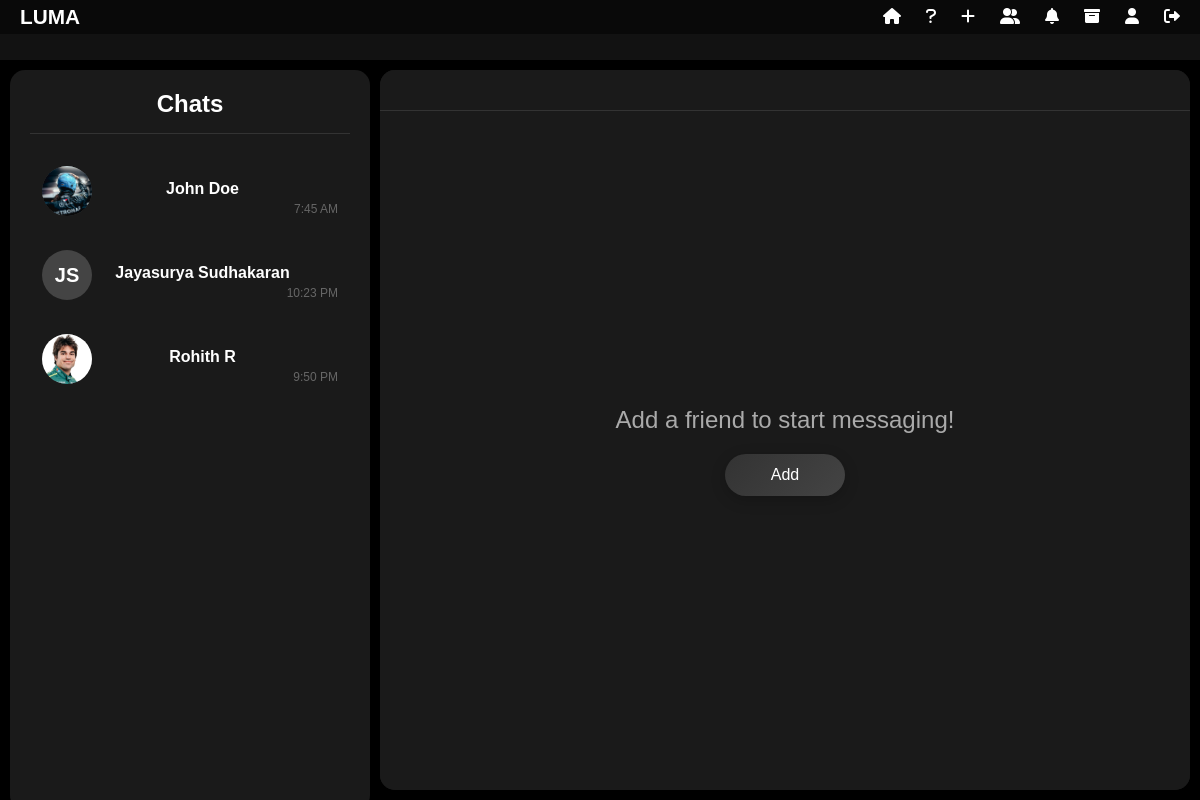
/chats/ (signed in), run on an earlier commit of the app's database.
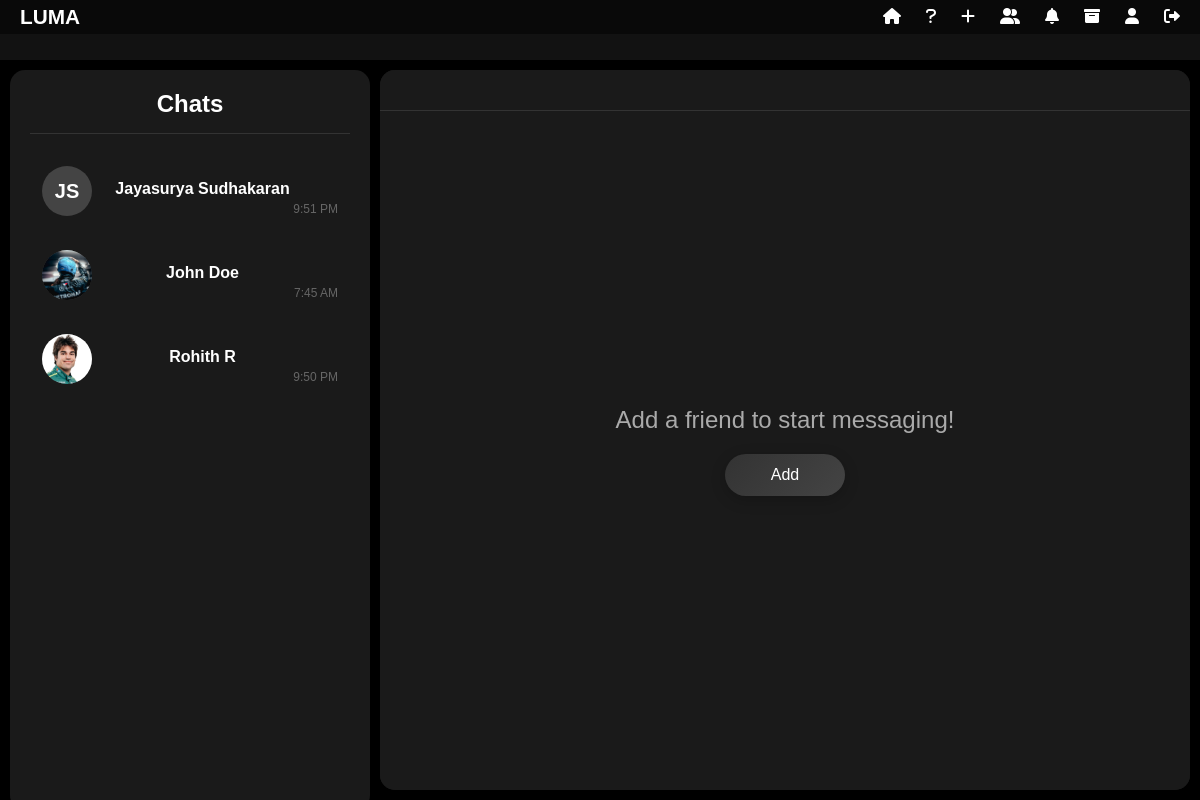
And on a later commit of the database.
### chat/models.py (models this page shows, shortened)
class Chat(models.Model):
    sender = models.ForeignKey(User, related_name='sender_chats', on_delete=models.CASCADE)
    recipient = models.ForeignKey(User, related_name='recipient_chats', on_delete=models.CASCADE)
    created_at = models.DateTimeField(auto_now_add=True)
    updated_at = models.DateTimeField(auto_now=True)
    archived_by = models.ManyToManyField(User, related_name='archived_chats', blank=True)
    class Meta:
        db_table = 'chat_chat'

class User(AbstractBaseUser):
    first_name = models.CharField(max_length=30)
    last_name = models.CharField(max_length=30)
    username = models.CharField(max_length=30, unique=True)
    email = models.EmailField(unique=True)
    profile_picture = models.ImageField(upload_to='profile_pics', blank=True, null=True)  # Removed trailing slash
    created_at = models.DateTimeField(auto_now_add=True)
    is_active = models.BooleanField(default=True)
    is_admin = models.BooleanField(default=False)
    is_banned = models.BooleanField(default=False)
    ban_expiry = models.DateTimeField(null=True, blank=True)
    ban_reason = models.TextField(blank=True, null=True)
    objects = UserManager()
    USERNAME_FIELD = 'username'
    REQUIRED_FIELDS = ['email', 'first_name', 'last_name']
    class Meta:
        db_table = 'chat_user'
    def is_currently_banned(self):
        if not self.is_banned:
            return False
        if self.ban_expiry and timezone.now() > self.ban_expiry:
            self.unban_user()
            return False
        return True

### chat/views.py (the view)
# urls.py: path('chats/', views.chat_list, name='chat_list'),
@login_required
def chat_list(request):
    print(f"Current user: {request.user.username}")
    print(f"User ID: {request.user.id}")
    chats = Chat.objects.filter(
        Q(sender=request.user) | Q(recipient=request.user)
    ).exclude(
        Q(sender__in=BlockedUser.objects.filter(blocked=request.user).values('blocker')) |
        Q(recipient__in=BlockedUser.objects.filter(blocked=request.user).values('blocker'))
    ).exclude(
        archived_by=request.user
    ).order_by('-updated_at')
    for chat in chats:
        other_user = chat.recipient if chat.sender == request.user else chat.sender
        unread_count = Message.objects.filter(
            chat=chat,
            sender=other_user,
            deleted_for_everyone=False  # Exclude messages deleted for everyone
        ).exclude(read_by=request.user).count()
        chat.unread_count = unread_count
        last_message = chat.messages.filter(
            deleted_for_everyone=False
        ).order_by('-sent_at').first()
        if last_message:
            chat.last_message = last_message.content
        else:
            chat.last_message = "No messages yet"
        chat.sender_profile_pic = chat.sender.profile_picture.url if chat.sender.profile_picture else None
        chat.recipient_profile_pic = chat.recipient.profile_picture.url if chat.recipient.profile_picture else None
    print(f"Number of chats found: {chats.count()}")
    all_chats = Chat.objects.all()
    print(f"Total chats in database: {all_chats.count()}")
    for chat in all_chats:
        print(f"Chat ID: {chat.id}")
        print(f"Sender: {chat.sender.username} (ID: {chat.sender.id})")
        print(f"Recipient: {chat.recipient.username} (ID: {chat.recipient.id})")
        print("---")
    print("\nUser's chats:")
    for chat in chats:
        print(f"Chat ID: {chat.id}")
        print(f"Sender: {chat.sender.username}")
        print(f"Recipient: {chat.recipient.username}")
        print(f"Latest message: {chat.last_message}")
        print("---")
    return render(request, 'chat.html', {
        'chats': chats,
        'active_chat': None,
        'current_user': request.user
    })

### templates/chat.html (shortened to what the changed rows need)
{% extends "base.html" %} {% load tz %} {% load chat_filters %} {% block content %}
<link
  href="https://cdnjs.cloudflare.com/ajax/libs/font-awesome/6.0.0/css/all.min.css"
  rel="stylesheet"
/>
<div class="chat-container">
  <div class="chat-list-panel">
    <div class="chat-list">
      {% if chats %}
        {% for chat in chats %}
        <div
          class="chat-item {% if active_chat and chat.id == active_chat.id %} active {% endif %}{% if chat.unread_count > 0 %} has-unread {% endif %}"
          data-chat-url="{% url 'chat_detail' chat.id %}"
          data-chat-id="{{ chat.id }}"
          onclick="loadChat(this, event)">
          <div class="chat-item-pfp">
            {% if chat.sender == request.user %}
              {% if chat.recipient_profile_pic %}
                <img
                  src="{{ chat.recipient_profile_pic }}"
                  alt="Profile Picture"
                  class="pfp-image"
                  onerror="this.style.display='none'; this.nextElementSibling.style.display='flex';"
                />
              {% else %}
                <div class="pfp-initials">
                  {{ chat.recipient.first_name|slice:":1" }}{{ chat.recipient.last_name|slice:":1" }}
                </div>
              {% endif %}
            {% endif %}
          </div>
          <div class="chat-item-details">
            <div class="chat-item-name"
                 data-first-name="{% if chat.sender == request.user %}{{ chat.recipient.first_name }}{% else %}{{ chat.sender.first_name }}{% endif %}"
                 data-last-name="{% if chat.sender == request.user %}{{ chat.recipient.last_name }}{% else %}{{ chat.sender.last_name }}{% endif %}">
              {% if chat.sender == request.user %}
                {{ chat.recipient.first_name }} {{ chat.recipient.last_name }}
              {% else %}
                {{ chat.sender.first_name }} {{ chat.sender.last_name }}
              {% endif %}
            </div>
          </div>
          <div class="chat-item-time">
            {{ chat.updated_at|localtime|date:"g:i A" }}
          </div>
        </div>
        {% endfor %}
      {% else %}
        <div style="text-align: center; color: #666; padding: 20px;">
          No chats yet. Add a friend to start chatting!
        </div>
      {% endif %}
    </div>
  </div>
  {% endblock %}

What changed in the data, as far as the page shows it:
changed Chat "Jayasurya": updated_at "10:23 PM" → "9:51 PM"; moves up the list
